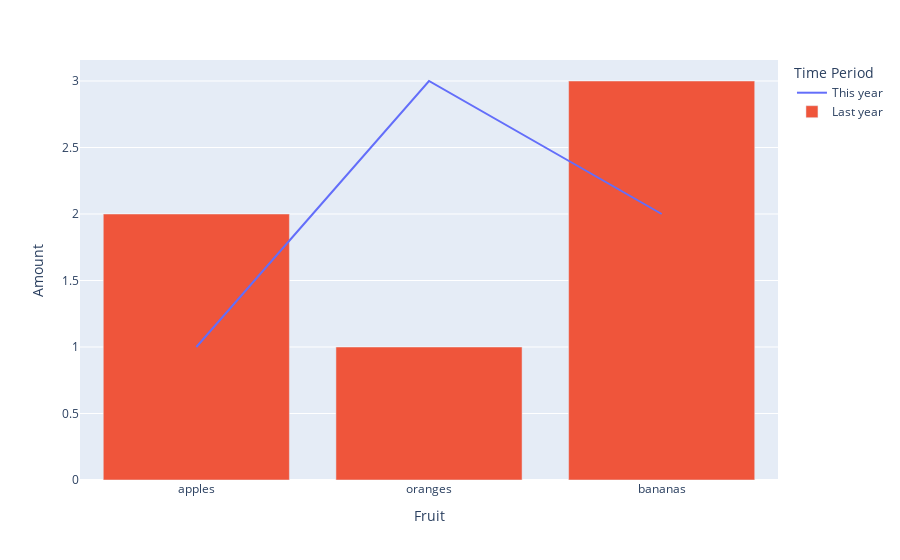

Write notebook code for a chart like this one.
### Markdown cell above
# Line + Bar chart in plotly (ready made)

### Code cell
import plotly.express as px

fruits = ["apples", "oranges", "bananas"]
fig = px.line(x=fruits, y=[1,3,2], color=px.Constant("This year"),
             labels=dict(x="Fruit", y="Amount", color="Time Period"))
fig.add_bar(x=fruits, y=[2,1,3], name="Last year")
fig.show()

### Figure 1 — Plotly figure (JSON) as saved in the notebook; plotly's stock layout.template omitted (floating-point values rounded to 4 significant figures)
{"data": [{"hovertemplate": "Time Period=This year<br>Fruit=%{x}<br>Amount=%{y}<extra></extra>", "legendgroup": "This year", "line": {"color": "#636efa", "dash": "solid"}, "marker": {"symbol": "circle"}, "mode": "lines", "name": "This year", "orientation": "v", "showlegend": true, "type": "scatter", "x": ["apples", "oranges", "bananas"], "xaxis": "x", "y": [1, 3, 2], "yaxis": "y"}, {"name": "Last year", "type": "bar", "x": ["apples", "oranges", "bananas"], "y": [2, 1, 3]}], "layout": {"legend": {"title": {"text": "Time Period"}, "tracegroupgap": 0}, "margin": {"t": 60}, "xaxis": {"anchor": "y", "domain": [0, 1], "title": {"text": "Fruit"}}, "yaxis": {"anchor": "x", "domain": [0, 1], "title": {"text": "Amount"}}}}
